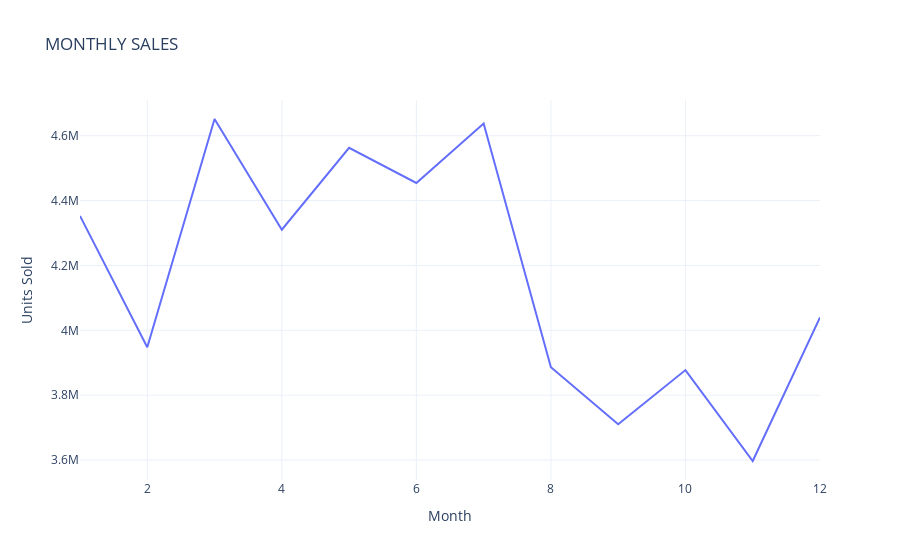

Notebook cell for this chart:
### Code cell
sales_by_month = df.groupby("Month")["Units Sold"].sum().reset_index()
fig = px.line( sales_by_month , x = "Month" , y = "Units Sold" , title = "MONTHLY SALES")
fig.show()

### Figure 1 — Plotly figure (JSON) as saved in the notebook; plotly's stock layout.template omitted (floating-point values rounded to 4 significant figures)
{"data": [{"hovertemplate": "Month=%{x}<br>Units Sold=%{y}<extra></extra>", "legendgroup": "", "line": {"color": "#636efa", "dash": "solid"}, "marker": {"symbol": "circle"}, "mode": "lines", "name": "", "orientation": "v", "showlegend": false, "type": "scatter", "x": [1, 2, 3, 4, 5, 6, 7, 8, 9, 10, 11, 12], "xaxis": "x", "y": [4352823, 3947760, 4651557, 4310381, 4562691, 4454297, 4637476, 3886213, 3710667, 3877425, 3597110, 4040159], "yaxis": "y"}], "layout": {"autosize": true, "legend": {"tracegroupgap": 0}, "title": {"text": "MONTHLY SALES"}, "xaxis": {"anchor": "y", "autorange": true, "domain": [0, 1], "range": [1, 12], "title": {"text": "Month"}, "type": "linear"}, "yaxis": {"anchor": "x", "autorange": true, "domain": [0, 1], "range": [3539000.0, 4710000.0], "title": {"text": "Units Sold"}, "type": "linear"}}}
